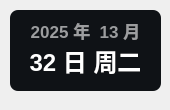
<?xml version="1.0" encoding="UTF-8"?>
<ui version="4.0">
 <class>Theme</class>
 <widget class="QWidget" name="Form">
  <property name="geometry">
   <rect>
    <x>0</x>
    <y>0</y>
    <width>170</width>
    <height>110</height>
   </rect>
  </property>
  <property name="minimumSize">
   <size>
    <width>0</width>
    <height>0</height>
   </size>
  </property>
  <property name="maximumSize">
   <size>
    <width>16777215</width>
    <height>65536</height>
   </size>
  </property>
  <property name="windowTitle">
   <string>时间</string>
  </property>
  <widget class="QLabel" name="date_text">
   <property name="geometry">
    <rect>
     <x>10</x>
     <y>10</y>
     <width>151</width>
     <height>41</height>
    </rect>
   </property>
   <property name="font">
    <font>
     <family>Microsoft YaHei UI</family>
     <pointsize>13</pointsize>
     <weight>75</weight>
     <bold>true</bold>
    </font>
   </property>
   <property name="styleSheet">
    <string notr="true">color: rgba(255, 255, 255, 150);
font-weight: bold;</string>
   </property>
   <property name="text">
    <string>2025 年  13 月</string>
   </property>
   <property name="textFormat">
    <enum>Qt::PlainText</enum>
   </property>
   <property name="alignment">
    <set>Qt::AlignCenter</set>
   </property>
  </widget>
  <widget class="QLabel" name="day_text">
   <property name="geometry">
    <rect>
     <x>20</x>
     <y>30</y>
     <width>131</width>
     <height>61</height>
    </rect>
   </property>
   <property name="font">
    <font>
     <family>Microsoft YaHei UI</family>
     <pointsize>18</pointsize>
     <weight>75</weight>
     <bold>true</bold>
    </font>
   </property>
   <property name="styleSheet">
    <string notr="true">border: none;
color: rgba(255, 255, 255, 255);
font-weight: bold</string>
   </property>
   <property name="text">
    <string>32 日 周二</string>
   </property>
   <property name="textFormat">
    <enum>Qt::PlainText</enum>
   </property>
   <property name="alignment">
    <set>Qt::AlignCenter</set>
   </property>
  </widget>
  <widget class="QLabel" name="backgnd">
   <property name="geometry">
    <rect>
     <x>10</x>
     <y>10</y>
     <width>151</width>
     <height>81</height>
    </rect>
   </property>
   <property name="styleSheet">
    <string notr="true">background-color: rgba(15, 18, 22, 255);
border-radius: 8px
</string>
   </property>
   <property name="text">
    <string/>
   </property>
  </widget>
  <zorder>backgnd</zorder>
  <zorder>date_text</zorder>
  <zorder>day_text</zorder>
 </widget>
 <resources/>
 <connections/>
</ui>
